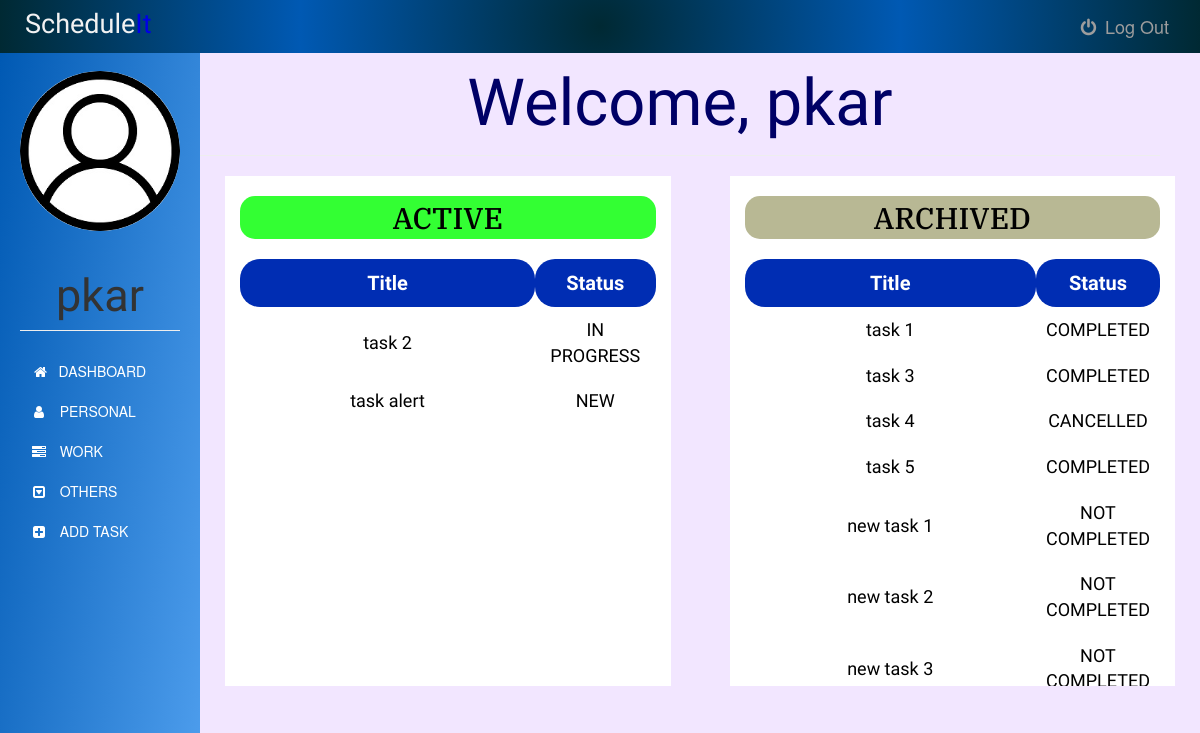
The page /dashboard (signed in) on the database its author committed.
### app.py (models this page shows)
class User(UserMixin, db.Model):
    id = db.Column(db.Integer, primary_key=True)
    username = db.Column(db.String(15), unique=True, nullable=False)
    email = db.Column(db.String(50), unique=True, nullable=False)
    password = db.Column(db.String(80), unique=True, nullable=False)
    tasks = db.relationship('Task', backref='author', lazy=True)

class Task(db.Model):
    id = db.Column(db.Integer, primary_key=True)
    title = db.Column(db.Text, nullable=False)
    date = db.Column(db.Date, nullable=False)
    content = db.Column(db.Text, nullable=False)
    WorkType = db.Column(db.Text, nullable=False)
    priority = db.Column(db.Text)
    status = db.Column(db.Text, nullable=False, default='NEW')
    user_id = db.Column(db.Integer, db.ForeignKey('user.id'), nullable=False)

### app.py (the view)
@app.route('/dashboard')
@login_required
def dashboard():
    tasks = Task.query.filter_by(user_id=current_user.id)
    return render_template('dashboard.html', tasks= tasks, name=current_user.username, tdate=date.today())

### app.py (called while the page is built)
@login_manager.user_loader
def load_user(user_id):
    return User.query.get(int(user_id))

### templates/dashboard.html (shortened to what this page needs)
{% extends "bootstrap/base.html" %}
{% block styles %}
{{super()}}
<link rel="stylesheet" href="{{url_for('.static', filename='dashboard.css')}}">
<link rel="stylesheet" href="https://maxcdn.bootstrapcdn.com/font-awesome/4.7.0/css/font-awesome.min.css">
{% endblock %}
{% block content %}
    <nav class="navbar navbar-inverse navbar-fixed-top">
      <div class="container-fluid">
        <div class="navbar-header">
          <center><h3><span>Schedule</span>It</h3></center>
        </div>
        <div class="navbar-collapse">
          <ul class="nav navbar-nav">
            <li>
              <a href="{{ url_for('logout') }}">
              <i class="fa fa-power-off fa-fw" aria-hidden="true"></i>
              Log Out
              </a>
            </li>
          </ul>
          </div>
      </div>
    </nav>
    <div class="container-fluid">
      <div class="row">
        <nav class=" sidebar">
          <div class="image img-cir img-120">
            <center>
              <img src="{{url_for('static', filename='user-icon.jpg')}}" width="250" height="200" class="img-responsive"/>
            </center>
            <center>
              <h1 class="page-header">{{ name }}</h1>
            </center>
          </div>
          <div>
            <div class="nav nav-sidebar">
              <ul class="nav nav-sidebar">
                <li>
                  <a class="list-group-item" href="#">
                    &nbsp;<i class="fa fa-home" aria-hidden="true"></i>&nbsp;&nbsp; DASHBOARD
                  </a>
                </li>
                <li>
                  <a class="list-group-item" href="{{ url_for('personaltask') }}">
                    <i class="fa fa-user fa-fw" aria-hidden="true"></i>&nbsp;&nbsp; PERSONAL
                  </a>
                </li>
                <li>
                  <a class="list-group-item" href="{{ url_for('worktask') }}">
                    <i class="fa fa-tasks fa-fw" aria-hidden="true"></i>&nbsp;&nbsp; WORK
                  </a>
                </li>
                <li>
                  <a class="list-group-item" href="{{ url_for('othertask') }}">
                    <i class="fa fa-caret-square-o-down fa-fw" aria-hidden="true"></i>&nbsp;&nbsp; OTHERS
                  </a>
                </li>
                <li>
                  <a class="list-group-item" href="{{ url_for('addtask') }}">
                    <i class="fa fa-plus-square fa-fw" aria-hidden="true"></i>&nbsp;&nbsp; ADD TASK
                  </a>
                </li>
              </ul>
            </div>
          </div>
        </nav>
        <div class="col-sm-9 col-sm-offset-2 col-md-10 col-md-offset-2 main">
          <center><h1 class="page-header">Welcome, {{ name }}</h1></center>
          <div class="row">
          <div class="col-md-5 col-md-offset-0 content-active">
            <h2>ACTIVE</h2>
            <table>
              <thead>
                <tr>
                  <th class="title">Title</th>
                  <th class="status">Status</th>
                </tr>
              </thead>
              <tbody>
                {% for task in tasks %}
                  {% if (task.status == "NEW" or task.status == "IN PROGRESS" or task.status == "NOT STARTED") and tdate <= task.date %}
                    <tr>
                      <td class="title">{{task.title}}</td>
                      <td class="status">{{task.status}}</td>
                    </tr>
                  {% endif %}
                {% endfor %}
              </tbody>
            </table>
          </div>
          <div class=" col-md-5 col-md-offset-0 content-archive">
            <h2>ARCHIVED</h2>
            <table>
              <thead>
                <tr>
                  <th class="title">Title</th>
                  <th class="status">Status</th>
                </tr>
              </thead>
              <tbody>
                {% for task in tasks %}
                  {% if (task.status != "NEW" and task.status != "IN PROGRESS" and task.status != "NOT STARTED") or tdate > task.date %}
                  <tr>
                    <td class="title">{{task.title}}</td>
                    {% if tdate > task.date and (task.status !="CANCELLED" or task.status !="COMPLETED") %}
                      <td class="status">NOT COMPLETED</td>
                    {% else %}
                      <td class="status">{{task.status}}</td>
                    {% endif %}
                  </tr>
                  {% endif %}
                {% endfor %}
              </tbody>
            </table>
          </div>
          </div>
        </div>
      </div>
    </div>
{% endblock %}

### static/dashboard.css (style rules this page uses)
body { padding-top: 50px; background-color: #f2e6ff; }
.navbar-fixed-top { border: 0; }
.navbar { background-image: radial-gradient(circle, #002933,#0059b3, #002933); }
.navbar-header h3 { font-family: 'Oswald', sans-serif; font-size: 27px; margin: 10px; color: #0000e6; }
.navbar-header span { font-size: 27px; color: #f2f2f2; }
.navbar-collapse ul { float: right; margin: 3px; list-style: none; }
.navbar-collapse ul li { float: left; }
.navbar-collapse ul li a { display: block; margin: 0px; padding: 13px; font-size: 18px; text-decoration: none; }
.sidebar { width: 200px; position: fixed; top: 51px; bottom: 0; left: 0; z-index: 1000; display: block; padding: 20px; overflow-x: hidden; overflow-y: auto; background-image: linear-gradient(to bottom right, #0059b3, #66b3ff); }
.sidebar .page-header { font-size: 45px; font-family: 'Tenali Ramakrishna', sans-serif; }
.nav-sidebar { margin-right: -21px; margin-bottom: 20px; margin-left: -20px; }
.nav-sidebar > li > a { padding-right: 20px; padding-left: 50px; }
.nav-sidebar ul li a { background-color: transparent; color: white; border: none; }
.nav-sidebar a { display: none; }
.row img { border-radius: 50%; }
.main { padding: 20px; margin-top: 1px; right: 20px; }
.main .page-header { margin-top: -18px; padding:15px; font-size: 65px; color: #000066; font-family: 'Tenali Ramakrishna', sans-serif; }
.main .content-active { background-color: white; float: left; width: 48%; height: 510px; margin-left: 2px; overflow: auto; }
.main .content-archive { background-color: white; float: right; width: 48%; height: 510px; overflow: auto; }
.main .content-active h2 { text-align: center; padding: 5px; background-color: #33ff33; color: black; border-radius: 15px; font-family: 'IBM Plex Serif', serif; }
.main .content-active table { width: 100%; margin-bottom: 25px; margin-top: 20px; }
.main .content-active table thead tr th { padding: 10px; text-align: center; color: white; background-color: #002db3; border-radius: 20px; font-size: 20px; font-family: 'Fredoka One', cursive; }
.main .content-active table tbody tr td { padding: 10px; text-align: center; color: black; font-size: 18px; font-family: 'Ubuntu Condensed', sans-serif; }
.main .content-archive h2 { text-align: center; padding: 5px; background-color: #b8b894; color: black; border-radius: 15px; font-family: 'IBM Plex Serif', serif; }
.main .content-archive table { width: 100%; margin-bottom: 25px; margin-top: 20px; }
.main .content-archive table thead tr th { padding: 10px; text-align: center; color: white; background-color: #002db3; border-radius: 20px; font-size: 20px; font-family: 'Fredoka One', cursive; }
.main .content-archive table tbody tr td { padding: 10px; text-align: center; color: black; font-size: 18px; font-family: 'Ubuntu Condensed', sans-serif; }
.main .title { width: 71%; }
.main .status { width: 29%; }
@media only screen and (max-width: 1400px) { .main .content-active { background-color: white; float: left; width: 45%; height: 510px; margin-left: 40px; overflow: auto; } }
@media only screen and (max-width: 1400px) { .main .content-archive { background-color: white; float: right; width: 45%; height: 510px; overflow: auto; } }

### rows shown on the page
User: username "pkar"
Task: title "task 2", status "IN PROGRESS"
Task: title "task alert", status "NEW"
Task: title "task 1", status "COMPLETED"
Task: title "task 3", status "COMPLETED"
Task: title "task 4", status "CANCELLED"
Task: title "task 5", status "COMPLETED"
Task: title "new task 1", date "NOT COMPLETED"
Task: title "new task 2", date "NOT COMPLETED"
Task: title "new task 3", date "NOT…"
